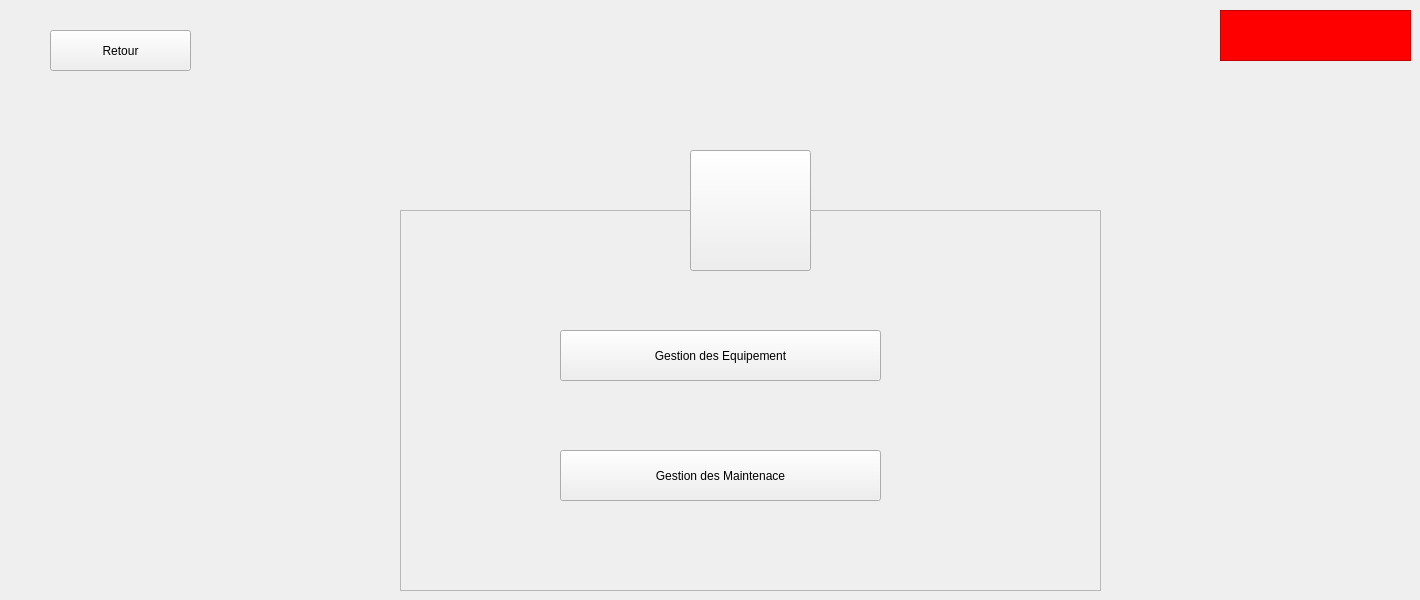
    <widget class="QWidget" name="GestionsEquipement">
     <widget class="QPushButton" name="B_BackToMenu_2">
      <property name="geometry">
       <rect>
        <x>50</x>
        <y>30</y>
        <width>141</width>
        <height>41</height>
       </rect>
      </property>
      <property name="cursor">
       <cursorShape>PointingHandCursor</cursorShape>
      </property>
      <property name="text">
       <string>Retour</string>
      </property>
      <property name="icon">
       <iconset>
        <normaloff>:/ressource/image/back-arrow.png</normaloff>:/ressource/image/back-arrow.png</iconset>
      </property>
     </widget>
     <widget class="QFrame" name="frame_13">
      <property name="geometry">
       <rect>
        <x>400</x>
        <y>210</y>
        <width>701</width>
        <height>381</height>
       </rect>
      </property>
      <property name="styleSheet">
       <string notr="true"/>
      </property>
      <property name="frameShape">
       <enum>QFrame::StyledPanel</enum>
      </property>
      <property name="frameShadow">
       <enum>QFrame::Raised</enum>
      </property>
      <widget class="QPushButton" name="B_GestionEquipement">
       <property name="geometry">
        <rect>
         <x>160</x>
         <y>120</y>
         <width>321</width>
         <height>51</height>
        </rect>
       </property>
       <property name="cursor">
        <cursorShape>PointingHandCursor</cursorShape>
       </property>
       <property name="text">
        <string>Gestion des Equipement</string>
       </property>
      </widget>
      <widget class="QPushButton" name="B_GestionMaintenance">
       <property name="geometry">
        <rect>
         <x>160</x>
         <y>240</y>
         <width>321</width>
         <height>51</height>
        </rect>
       </property>
       <property name="cursor">
        <cursorShape>PointingHandCursor</cursorShape>
       </property>
       <property name="styleSheet">
        <string notr="true"/>
       </property>
       <property name="text">
        <string>Gestion des Maintenace</string>
       </property>
      </widget>
      <widget class="QToolButton" name="toolButton_16">
       <property name="geometry">
        <rect>
         <x>490</x>
         <y>112</y>
         <width>61</width>
         <height>61</height>
        </rect>
       </property>
       <property name="styleSheet">
        <string notr="true">border-radius:30px;</string>
       </property>
       <property name="text">
        <string/>
       </property>
       <property name="icon">
        <iconset>
         <normaloff>:/ressource/image/police-walkie-talkie.png</normaloff>:/ressource/image/police-walkie-talkie.png</iconset>
       </property>
       <property name="iconSize">
        <size>
         <width>30</width>
         <height>30</height>
        </size>
       </property>
      </widget>
      <widget class="QToolButton" name="toolButton_17">
       <property name="geometry">
        <rect>
         <x>490</x>
         <y>235</y>
         <width>61</width>
         <height>61</height>
        </rect>
       </property>
       <property name="styleSheet">
        <string notr="true">border-radius:30px;</string>
       </property>
       <property name="text">
        <string/>
       </property>
       <property name="icon">
        <iconset>
         <normaloff>:/ressource/image/tools.png</normaloff>:/ressource/image/tools.png</iconset>
       </property>
       <property name="iconSize">
        <size>
         <width>30</width>
         <height>30</height>
        </size>
       </property>
      </widget>
     </widget>
     <widget class="QToolButton" name="toolButton_18">
      <property name="geometry">
       <rect>
        <x>690</x>
        <y>150</y>
        <width>121</width>
        <height>121</height>
       </rect>
      </property>
      <property name="focusPolicy">
       <enum>Qt::TabFocus</enum>
      </property>
      <property name="text">
       <string/>
      </property>
      <property name="icon">
       <iconset>
        <normaloff>:/ressource/image/icon.png</normaloff>:/ressource/image/icon.png</iconset>
      </property>
      <property name="iconSize">
       <size>
        <width>62</width>
        <height>62</height>
       </size>
      </property>
     </widget>
     <widget class="QFrame" name="frame58_6">
      <property name="geometry">
       <rect>
        <x>1220</x>
        <y>10</y>
        <width>191</width>
        <height>51</height>
       </rect>
      </property>
      <property name="styleSheet">
       <string notr="true">background:rgb(255, 0, 0)</string>
      </property>
      <property name="frameShape">
       <enum>QFrame::StyledPanel</enum>
      </property>
      <property name="frameShadow">
       <enum>QFrame::Raised</enum>
      </property>
      <widget class="QLabel" name="time_8">
       <property name="geometry">
        <rect>
         <x>10</x>
         <y>9</y>
         <width>171</width>
         <height>31</height>
        </rect>
       </property>
       <property name="styleSheet">
        <string notr="true">color: black;
font: 75 20pt &quot;MS Shell Dlg 2&quot;;</string>
       </property>
       <property name="text">
        <string/>
       </property>
      </widget>
     </widget>
    </widget>
